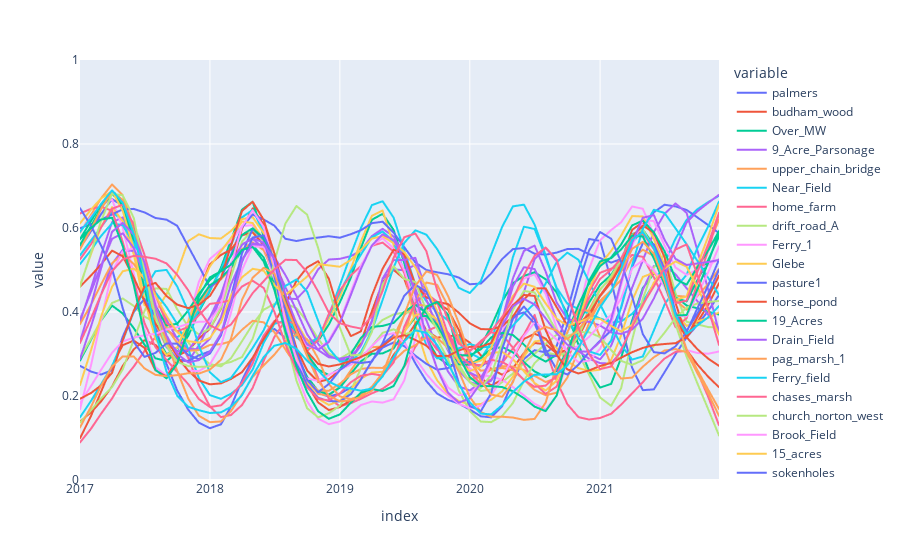

This figure's notebook cell:
### Code cell
import plotly.express as px
df_plot = df_mul.loc[:,(slice(None),'Selsey')]
fied_names = df_plot.columns.get_level_values(0)
df_plot.columns = fied_names

fig = px.line(df_plot, x=df_plot.index, y=df_plot.columns , range_y=[0,1])
fig.show(figsize=(20,10))
